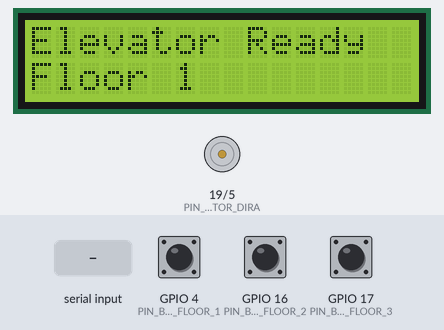
Bench run of a sketch on a simulated ESP32. Shown: 16×2 character LCD, motor-driver pin pairs drawn as motors (green arrow = first pin HIGH = forward, orange = second pin HIGH = backward, longer = more drive, scaled by the enable pin). The test bench sets the inputs (shaded band); at power-on: GPIO 16 (PIN_BTN_FLOOR_2) HIGH, GPIO 4 (PIN_BTN_FLOOR_1) HIGH, GPIO 17 (PIN_BTN_FLOOR_3) HIGH. What the sketch prints to the serial monitor is not drawn.

Above: at 1.6 s.
1.7 s: GPIO 16 (PIN_BTN_FLOOR_2) pulled LOW for 0.15 s
At 2.8 s:
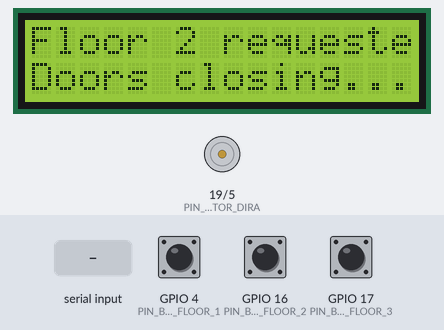
4.8 s: "s" received over Serial
At 7.6 s:
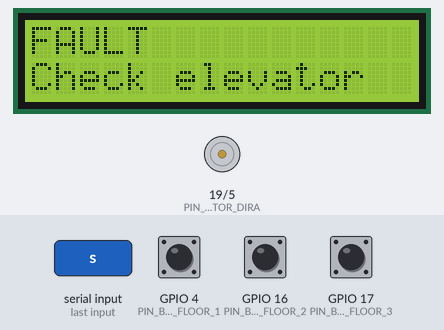
7.8 s: GPIO 4 (PIN_BTN_FLOOR_1) pulled LOW for 0.15 s
At 8.5 s:
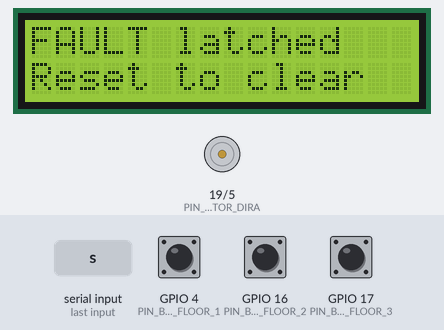
Timing chart, 0 to 10.8 s (numbered marks = the images above; inputs shaded):
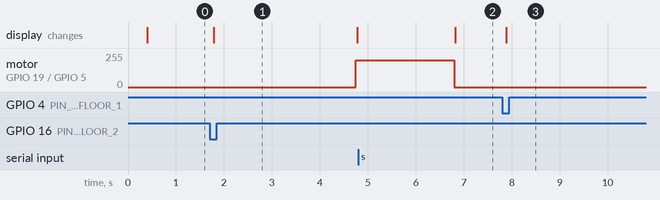

The sketch:

sketch.ino
```cpp
/*
  ============================================================================
  BSH-Elevator -- Wokwi Simulation (Phase A0)
  ============================================================================
  Purpose: learn how the Elevator system works -- the non-blocking state
  machine, the debounced floor buttons, the I2C LCD, and the L293D motor
  driver's ENABLE/DIRA/DIRB control lines -- in the Wokwi simulator, before
  (or alongside) the real bench build. Rule: Firmware/WORKFLOW.md Section 7.

  This mirrors the state-machine core of the full node firmware
  (Firmware/BSH-Elevator/BSH_Elevator_Node/BSH_Elevator_Node.ino, bench
  confirmed 2026-09-25 -- see Firmware/BSH-Elevator/SYSTEM_REPORT.md):
  same pin map, same debounce, same DOOR_CLOSING -> MOVING -> ARRIVED
  timing, same non-blocking millis() structure, same stall-timeout
  ELEVATOR_FAULT latch. WiFi and Modbus (ModbusIP_ESP8266) are Phase B/C
  and are NOT part of this sketch -- this is the no-WiFi/no-Modbus
  standalone integration test, same pattern as
  BSH-FireAlarm/BSH_FireAlarm_Node/BSH_FireAlarm_Node.ino.

  Two things this sketch can't get from the real node without Modbus:
    - ELEVATOR_DISABLE is a remote-lockout coil (Phase B). There's no local
      equivalent, so it isn't simulated here -- it starts existing once
      Modbus does.
    - A real motor stall (jammed cab, disconnected motor) can't happen to
      a simulated LED. So this sketch adds ONE simulation-only test hook,
      gated behind WOKWI_SIM: type 's' + Enter into the Serial Monitor
      while the cab is "moving" to simulate a stalled motor and watch
      ELEVATOR_FAULT latch. Real hardware doesn't need this -- a genuine
      stall triggers the same watchdog on its own.

  Parts in diagram.json (same GPIOs as BSH_Systems/01_BSH-Elevator.md):
    GPIO 4/16/17  floor buttons 1/2/3  (wokwi-pushbutton, INPUT_PULLUP, active LOW)
    GPIO 21/22    LCD SDA/SCL          (wokwi-lcd1602, "pins": "i2c")
    GPIO 19       Motor DIRA           (STAND-IN: green LED -- "going up")
    GPIO 5        Motor DIRB           (STAND-IN: red LED -- "going down")
    GPIO 18       Motor ENABLE (PWM)   (STAND-IN: yellow LED -- brightness = speed)

  No WiFi, no Modbus. Only extra library: LiquidCrystal_I2C (see libraries.txt).
  ============================================================================
*/

#define WOKWI_SIM 1   // 1 = running in Wokwi (adds the 's' stall test-hook), 0 = real hardware

#include <Wire.h>
#include <LiquidCrystal_I2C.h>

// ---------------------------------------------------------------------------
// GPIO pin map -- identical to BSH_Systems/01_BSH-Elevator.md
// ---------------------------------------------------------------------------
const int PIN_MOTOR_ENABLE = 18;
const int PIN_MOTOR_DIRA   = 19;
const int PIN_MOTOR_DIRB   = 5;
const int PIN_BTN_FLOOR_1  = 4;
const int PIN_BTN_FLOOR_2  = 16;
const int PIN_BTN_FLOOR_3  = 17;
const int PIN_LCD_SDA      = 21;
const int PIN_LCD_SCL      = 22;

LiquidCrystal_I2C lcd(0x27, 16, 2);

// ---------------------------------------------------------------------------
// Timing constants -- same values as the bench sketch / the original
// Elevator_Motor.ino prototype's numbers, now driven non-blockingly
// ---------------------------------------------------------------------------
const unsigned long DOOR_DELAY_MS      = 3000;  // doors "closing" before travel
const unsigned long FLOOR_TRAVEL_MS    = 6000;  // per floor of travel
const unsigned long ARRIVED_DISPLAY_MS = 2000;  // how long "Arrived!" stays up
const int MOTOR_SPEED = 200;                    // 0-255 PWM duty
const unsigned long LEDC_FREQ_HZ   = 1000;
const int LEDC_RESOLUTION = 8;

// A move that takes meaningfully longer than its expected travel time is
// treated as a stall/fault rather than trusted blindly.
const unsigned long FAULT_TIMEOUT_MARGIN_MS = 4000;

// ---------------------------------------------------------------------------
// Debounce (buttons) -- same struct/approach as the real firmware
// ---------------------------------------------------------------------------
const unsigned long DEBOUNCE_MS = 50;
struct ButtonState {
  bool rawLast = false;
  bool debounced = false;
  unsigned long lastChange = 0;
};
ButtonState btn1, btn2, btn3;

bool readDebounced(int pin, ButtonState &s, unsigned long now) {
  bool raw = (digitalRead(pin) == LOW);
  if (raw != s.rawLast) {
    s.lastChange = now;
    s.rawLast = raw;
  }
  if (now - s.lastChange > DEBOUNCE_MS) {
    s.debounced = raw;
  }
  return s.debounced;
}

// ---------------------------------------------------------------------------
// Elevator state machine -- identical states/transitions to the real firmware
// ---------------------------------------------------------------------------
enum ElevatorState { ELEV_IDLE, ELEV_DOOR_CLOSING, ELEV_MOVING, ELEV_ARRIVED };
ElevatorState state = ELEV_IDLE;

int currentFloor = 1;
int targetFloor  = 1;
unsigned long stateEnteredAt = 0;
unsigned long expectedTravelMs = 0;
bool faulted = false;

#if WOKWI_SIM
bool simulateStall = false;        // set true by the 's' Serial command -- see loop()
unsigned long stallSimulatedAt = 0;
#endif

void lcdPrint(const String &line1, const String &line2 = "") {
  lcd.clear();
  lcd.setCursor(0, 0);
  lcd.print(line1);
  if (line2.length() > 0) {
    lcd.setCursor(0, 1);
    lcd.print(line2);
  }
}

void motorStop() {
  ledcWrite(PIN_MOTOR_ENABLE, 0);
  digitalWrite(PIN_MOTOR_DIRA, LOW);
  digitalWrite(PIN_MOTOR_DIRB, LOW);
}

void motorRunToward(int fromFloor, int toFloor) {
  if (toFloor > fromFloor) {
    digitalWrite(PIN_MOTOR_DIRA, HIGH);
    digitalWrite(PIN_MOTOR_DIRB, LOW);
  } else {
    digitalWrite(PIN_MOTOR_DIRA, LOW);
    digitalWrite(PIN_MOTOR_DIRB, HIGH);
  }
  ledcWrite(PIN_MOTOR_ENABLE, MOTOR_SPEED);
}

// Kick off a move if the elevator is free to accept one. A request while
// already moving or faulted is simply dropped -- no queueing, per "Stability
// Over Complexity." (ELEVATOR_DISABLE isn't checked here -- it's a Modbus
// coil that doesn't exist until Phase B.)
void requestFloor(int floor) {
  if (faulted) {
    lcdPrint("FAULT latched", "Reset to clear");
    return;
  }
  if (state != ELEV_IDLE) return;
  if (floor == currentFloor) {
    lcdPrint("Already on", "Floor " + String(currentFloor));
    return;
  }

  targetFloor = floor;
  state = ELEV_DOOR_CLOSING;
  stateEnteredAt = millis();
  lcdPrint("Floor " + String(targetFloor) + " requested", "Doors closing...");
}

void setup() {
  Serial.begin(115200);
  delay(300);
  Serial.println();
  Serial.println("=== BSH-Elevator -- Wokwi Simulation (Phase A0, no WiFi/Modbus) ===");

  Wire.begin(PIN_LCD_SDA, PIN_LCD_SCL);
  lcd.init();
  lcd.backlight();
  lcdPrint("Elevator Ready", "Floor 1");

  pinMode(PIN_MOTOR_DIRA, OUTPUT);
  pinMode(PIN_MOTOR_DIRB, OUTPUT);
  digitalWrite(PIN_MOTOR_DIRA, LOW);
  digitalWrite(PIN_MOTOR_DIRB, LOW);
  ledcAttach(PIN_MOTOR_ENABLE, LEDC_FREQ_HZ, LEDC_RESOLUTION);
  ledcWrite(PIN_MOTOR_ENABLE, 0);

  pinMode(PIN_BTN_FLOOR_1, INPUT_PULLUP);
  pinMode(PIN_BTN_FLOOR_2, INPUT_PULLUP);
  pinMode(PIN_BTN_FLOOR_3, INPUT_PULLUP);

#if WOKWI_SIM
  Serial.println("Press Floor 1/2/3 to call the cab. Watch the LCD and the");
  Serial.println("DIRA/DIRB/ENABLE LEDs. While the cab is MOVING, type 's' + Enter");
  Serial.println("in this Serial Monitor to simulate a stalled motor and latch");
  Serial.println("ELEVATOR_FAULT (there's no real motor here to jam on its own).");
#endif
  Serial.println();
}

void loop() {
  unsigned long now = millis();

  // -------------------------------------------------------------------
  // Local button inputs
  // -------------------------------------------------------------------
  bool p1 = readDebounced(PIN_BTN_FLOOR_1, btn1, now);
  bool p2 = readDebounced(PIN_BTN_FLOOR_2, btn2, now);
  bool p3 = readDebounced(PIN_BTN_FLOOR_3, btn3, now);
  static bool p1Last = false, p2Last = false, p3Last = false;
  if (p1 && !p1Last) requestFloor(1);
  if (p2 && !p2Last) requestFloor(2);
  if (p3 && !p3Last) requestFloor(3);
  p1Last = p1; p2Last = p2; p3Last = p3;

#if WOKWI_SIM
  // Simulation-only stall test hook -- see header. Harmless if unused.
  while (Serial.available()) {
    char c = Serial.read();
    if ((c == 's' || c == 'S') && state == ELEV_MOVING && !faulted && !simulateStall) {
      simulateStall = true;
      stallSimulatedAt = now;
      Serial.println(">>> Simulating a stalled motor. Waiting for the fault watchdog...");
    }
  }
#endif

  // -------------------------------------------------------------------
  // State machine
  // -------------------------------------------------------------------
  switch (state) {
    case ELEV_IDLE:
      // Nothing to do; requestFloor() above drives transitions out of IDLE.
      break;

    case ELEV_DOOR_CLOSING:
      if (now - stateEnteredAt >= DOOR_DELAY_MS) {
        int floorsToTravel = abs(targetFloor - currentFloor);
        expectedTravelMs = (unsigned long)floorsToTravel * FLOOR_TRAVEL_MS;
        motorRunToward(currentFloor, targetFloor);
        state = ELEV_MOVING;
        stateEnteredAt = now;
        lcdPrint(targetFloor > currentFloor ? "Going up..." : "Going down...",
                 "To Floor " + String(targetFloor));
      }
      break;

    case ELEV_MOVING: {
#if WOKWI_SIM
      if (simulateStall) break;  // skip normal arrival; let the watchdog below catch it
#endif
      unsigned long elapsed = now - stateEnteredAt;
      if (elapsed >= expectedTravelMs) {
        motorStop();
        currentFloor = targetFloor;
        state = ELEV_ARRIVED;
        stateEnteredAt = now;
        lcdPrint("Arrived!", "Floor " + String(currentFloor));
      }
      break;
    }

    case ELEV_ARRIVED:
      if (now - stateEnteredAt >= ARRIVED_DISPLAY_MS) {
        state = ELEV_IDLE;
        lcdPrint("Elevator Ready", "Floor " + String(currentFloor));
      }
      break;
  }

  // -------------------------------------------------------------------
  // Fault detection -- independent stall watchdog on the MOVING state.
  // Latches; does not self-clear (representing "needs a technician"),
  // same as the real firmware -- this is deliberately NOT the same thing
  // as ELEVATOR_DISABLE (a remote lockout, Phase B/Modbus only). Keeping
  // the two visibly distinguishable is the point -- see the system doc's
  // Notes section.
  // -------------------------------------------------------------------
  if (state == ELEV_MOVING && !faulted) {
    bool normalTimeout = (now - stateEnteredAt > expectedTravelMs + FAULT_TIMEOUT_MARGIN_MS);
#if WOKWI_SIM
    bool simTimeout = simulateStall && (now - stallSimulatedAt > 2000);
#else
    bool simTimeout = false;
#endif
    if (normalTimeout || simTimeout) {
      motorStop();
      faulted = true;
      lcdPrint("FAULT", "Check elevator");
      Serial.println("ELEVATOR_FAULT latched: movement exceeded expected time.");
    }
  }
}
```

Measured:
- after the input at 1.7 s, motor on GPIO 19 (PIN_MOTOR_DIRA) / GPIO 5 (PIN_MOTOR_DIRB): stopped → forward 199/255 after 3.1 s; the display: changes after 0.09 s (image 1)
- after the input at 4.8 s, motor on GPIO 19 (PIN_MOTOR_DIRA) / GPIO 5 (PIN_MOTOR_DIRB): forward 199/255 → stopped after 2.0 s; the display: changes after 2.0 s (image 2)
- after the input at 7.8 s, the display: changes after 0.08 s (image 3)
